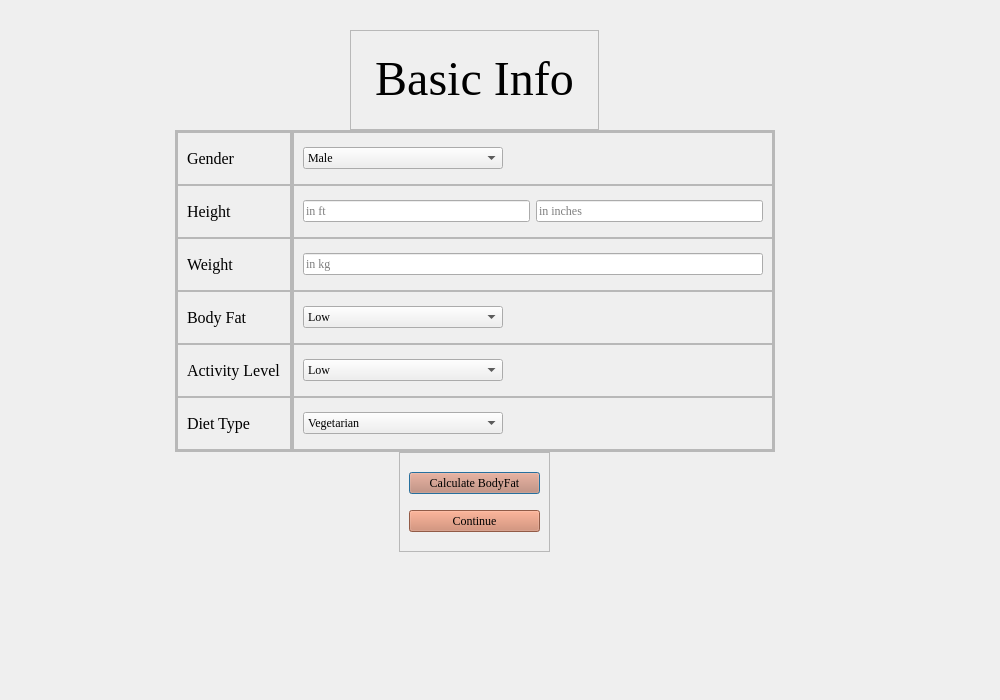
<?xml version="1.0" encoding="UTF-8"?>
<ui version="4.0">
 <class>basicinfo</class>
 <widget class="QDialog" name="basicinfo">
  <property name="geometry">
   <rect>
    <x>0</x>
    <y>0</y>
    <width>1000</width>
    <height>700</height>
   </rect>
  </property>
  <property name="windowTitle">
   <string>Dialog</string>
  </property>
  <property name="styleSheet">
   <string notr="true">QMainWindow {background: #e0d3b6;}

QPushButton {background: #cc7f63;}

QCommandLinkButton  {background:#e0d3b6;}

QLabel {font:  #c9563c;}

QTextEdit {font: #161514;}</string>
  </property>
  <widget class="QFrame" name="frame_17">
   <property name="geometry">
    <rect>
     <x>399</x>
     <y>452</y>
     <width>151</width>
     <height>100</height>
    </rect>
   </property>
   <property name="maximumSize">
    <size>
     <width>16777215</width>
     <height>100</height>
    </size>
   </property>
   <property name="frameShape">
    <enum>QFrame::StyledPanel</enum>
   </property>
   <property name="frameShadow">
    <enum>QFrame::Raised</enum>
   </property>
   <layout class="QVBoxLayout" name="verticalLayout_4">
    <item>
     <widget class="QPushButton" name="pushButton">
      <property name="maximumSize">
       <size>
        <width>150</width>
        <height>16777215</height>
       </size>
      </property>
      <property name="font">
       <font>
        <family>Times New Roman</family>
       </font>
      </property>
      <property name="text">
       <string>Calculate BodyFat</string>
      </property>
     </widget>
    </item>
    <item>
     <widget class="QPushButton" name="pushButton_3">
      <property name="maximumSize">
       <size>
        <width>150</width>
        <height>16777215</height>
       </size>
      </property>
      <property name="font">
       <font>
        <family>Times New Roman</family>
       </font>
      </property>
      <property name="text">
       <string>Continue</string>
      </property>
     </widget>
    </item>
   </layout>
  </widget>
  <widget class="QFrame" name="frame">
   <property name="geometry">
    <rect>
     <x>175</x>
     <y>130</y>
     <width>600</width>
     <height>322</height>
    </rect>
   </property>
   <property name="minimumSize">
    <size>
     <width>600</width>
     <height>0</height>
    </size>
   </property>
   <property name="maximumSize">
    <size>
     <width>500</width>
     <height>16777215</height>
    </size>
   </property>
   <property name="frameShape">
    <enum>QFrame::StyledPanel</enum>
   </property>
   <property name="frameShadow">
    <enum>QFrame::Raised</enum>
   </property>
   <layout class="QHBoxLayout" name="horizontalLayout">
    <property name="spacing">
     <number>0</number>
    </property>
    <property name="leftMargin">
     <number>0</number>
    </property>
    <property name="topMargin">
     <number>0</number>
    </property>
    <property name="rightMargin">
     <number>0</number>
    </property>
    <property name="bottomMargin">
     <number>0</number>
    </property>
    <item>
     <widget class="QFrame" name="frame_3">
      <property name="frameShape">
       <enum>QFrame::StyledPanel</enum>
      </property>
      <property name="frameShadow">
       <enum>QFrame::Raised</enum>
      </property>
      <layout class="QVBoxLayout" name="verticalLayout_2">
       <property name="spacing">
        <number>0</number>
       </property>
       <property name="leftMargin">
        <number>0</number>
       </property>
       <property name="topMargin">
        <number>0</number>
       </property>
       <property name="rightMargin">
        <number>0</number>
       </property>
       <property name="bottomMargin">
        <number>0</number>
       </property>
       <item>
        <widget class="QFrame" name="frame_8">
         <property name="frameShape">
          <enum>QFrame::StyledPanel</enum>
         </property>
         <property name="frameShadow">
          <enum>QFrame::Raised</enum>
         </property>
         <layout class="QHBoxLayout" name="horizontalLayout_8">
          <item>
           <widget class="QLabel" name="label_2">
            <property name="font">
             <font>
              <family>Times New Roman</family>
              <pointsize>12</pointsize>
              <italic>false</italic>
              <bold>false</bold>
             </font>
            </property>
            <property name="text">
             <string>Gender</string>
            </property>
           </widget>
          </item>
         </layout>
        </widget>
       </item>
       <item>
        <widget class="QFrame" name="frame_11">
         <property name="frameShape">
          <enum>QFrame::StyledPanel</enum>
         </property>
         <property name="frameShadow">
          <enum>QFrame::Raised</enum>
         </property>
         <layout class="QHBoxLayout" name="horizontalLayout_7">
          <item>
           <widget class="QLabel" name="label_3">
            <property name="font">
             <font>
              <family>Times New Roman</family>
              <pointsize>12</pointsize>
              <italic>false</italic>
              <bold>false</bold>
             </font>
            </property>
            <property name="text">
             <string>Height</string>
            </property>
           </widget>
          </item>
         </layout>
        </widget>
       </item>
       <item>
        <widget class="QFrame" name="frame_7">
         <property name="frameShape">
          <enum>QFrame::StyledPanel</enum>
         </property>
         <property name="frameShadow">
          <enum>QFrame::Raised</enum>
         </property>
         <layout class="QHBoxLayout" name="horizontalLayout_6">
          <item>
           <widget class="QLabel" name="label_4">
            <property name="font">
             <font>
              <family>Times New Roman</family>
              <pointsize>12</pointsize>
              <italic>false</italic>
              <bold>false</bold>
             </font>
            </property>
            <property name="text">
             <string>Weight</string>
            </property>
           </widget>
          </item>
         </layout>
        </widget>
       </item>
       <item>
        <widget class="QFrame" name="frame_9">
         <property name="frameShape">
          <enum>QFrame::StyledPanel</enum>
         </property>
         <property name="frameShadow">
          <enum>QFrame::Raised</enum>
         </property>
         <layout class="QHBoxLayout" name="horizontalLayout_5">
          <item>
           <widget class="QLabel" name="label_5">
            <property name="font">
             <font>
              <family>Times New Roman</family>
              <pointsize>12</pointsize>
              <italic>false</italic>
              <bold>false</bold>
             </font>
            </property>
            <property name="text">
             <string>Body Fat</string>
            </property>
           </widget>
          </item>
         </layout>
        </widget>
       </item>
       <item>
        <widget class="QFrame" name="frame_10">
         <property name="frameShape">
          <enum>QFrame::StyledPanel</enum>
         </property>
         <property name="frameShadow">
          <enum>QFrame::Raised</enum>
         </property>
         <layout class="QHBoxLayout" name="horizontalLayout_4">
          <item>
           <widget class="QLabel" name="label_6">
            <property name="font">
             <font>
              <family>Times New Roman</family>
              <pointsize>12</pointsize>
              <italic>false</italic>
              <bold>false</bold>
             </font>
            </property>
            <property name="text">
             <string>Activity Level</string>
            </property>
           </widget>
          </item>
         </layout>
        </widget>
       </item>
       <item>
        <widget class="QFrame" name="frame_5">
         <property name="frameShape">
          <enum>QFrame::StyledPanel</enum>
         </property>
         <property name="frameShadow">
          <enum>QFrame::Raised</enum>
         </property>
         <layout class="QHBoxLayout" name="horizontalLayout_3">
          <item>
           <widget class="QLabel" name="label_7">
            <property name="font">
             <font>
              <family>Times New Roman</family>
              <pointsize>12</pointsize>
              <italic>false</italic>
              <bold>false</bold>
             </font>
            </property>
            <property name="text">
             <string>Diet Type</string>
            </property>
           </widget>
          </item>
         </layout>
        </widget>
       </item>
      </layout>
     </widget>
    </item>
    <item>
     <widget class="QFrame" name="frame_4">
      <property name="minimumSize">
       <size>
        <width>450</width>
        <height>0</height>
       </size>
      </property>
      <property name="frameShape">
       <enum>QFrame::StyledPanel</enum>
      </property>
      <property name="frameShadow">
       <enum>QFrame::Raised</enum>
      </property>
      <layout class="QVBoxLayout" name="verticalLayout_3">
       <property name="spacing">
        <number>0</number>
       </property>
       <property name="leftMargin">
        <number>0</number>
       </property>
       <property name="topMargin">
        <number>0</number>
       </property>
       <property name="rightMargin">
        <number>0</number>
       </property>
       <property name="bottomMargin">
        <number>0</number>
       </property>
       <item>
        <widget class="QFrame" name="frame_12">
         <property name="frameShape">
          <enum>QFrame::StyledPanel</enum>
         </property>
         <property name="frameShadow">
          <enum>QFrame::Raised</enum>
         </property>
         <layout class="QHBoxLayout" name="horizontalLayout_9">
          <item alignment="Qt::AlignLeft">
           <widget class="QComboBox" name="comboBox">
            <property name="minimumSize">
             <size>
              <width>200</width>
              <height>0</height>
             </size>
            </property>
            <property name="font">
             <font>
              <family>Times New Roman</family>
             </font>
            </property>
            <property name="styleSheet">
             <string notr="true">QComboBox{background:#ffffff};</string>
            </property>
            <item>
             <property name="text">
              <string>Male</string>
             </property>
            </item>
            <item>
             <property name="text">
              <string>Female</string>
             </property>
            </item>
            <item>
             <property name="text">
              <string>Others</string>
             </property>
            </item>
           </widget>
          </item>
         </layout>
        </widget>
       </item>
       <item>
        <widget class="QFrame" name="frame_16">
         <property name="frameShape">
          <enum>QFrame::StyledPanel</enum>
         </property>
         <property name="frameShadow">
          <enum>QFrame::Raised</enum>
         </property>
         <layout class="QHBoxLayout" name="horizontalLayout_10">
          <item>
           <widget class="QLineEdit" name="lineEdit">
            <property name="font">
             <font>
              <family>Times New Roman</family>
             </font>
            </property>
            <property name="placeholderText">
             <string>in ft</string>
            </property>
           </widget>
          </item>
          <item>
           <widget class="QLineEdit" name="lineEdit_2">
            <property name="font">
             <font>
              <family>Times New Roman</family>
             </font>
            </property>
            <property name="placeholderText">
             <string>in inches</string>
            </property>
           </widget>
          </item>
         </layout>
        </widget>
       </item>
       <item>
        <widget class="QFrame" name="frame_13">
         <property name="frameShape">
          <enum>QFrame::StyledPanel</enum>
         </property>
         <property name="frameShadow">
          <enum>QFrame::Raised</enum>
         </property>
         <layout class="QHBoxLayout" name="horizontalLayout_11">
          <item>
           <widget class="QLineEdit" name="lineEdit_3">
            <property name="font">
             <font>
              <family>Times New Roman</family>
             </font>
            </property>
            <property name="placeholderText">
             <string>in kg</string>
            </property>
           </widget>
          </item>
         </layout>
        </widget>
       </item>
       <item>
        <widget class="QFrame" name="frame_14">
         <property name="frameShape">
          <enum>QFrame::StyledPanel</enum>
         </property>
         <property name="frameShadow">
          <enum>QFrame::Raised</enum>
         </property>
         <layout class="QHBoxLayout" name="horizontalLayout_12">
          <item alignment="Qt::AlignLeft">
           <widget class="QComboBox" name="comboBox_2">
            <property name="minimumSize">
             <size>
              <width>200</width>
              <height>0</height>
             </size>
            </property>
            <property name="font">
             <font>
              <family>Times New Roman</family>
             </font>
            </property>
            <property name="styleSheet">
             <string notr="true">QComboBox{background:#ffffff};</string>
            </property>
            <item>
             <property name="text">
              <string>Low</string>
             </property>
            </item>
            <item>
             <property name="text">
              <string>Medium</string>
             </property>
            </item>
            <item>
             <property name="text">
              <string>High</string>
             </property>
            </item>
           </widget>
          </item>
         </layout>
        </widget>
       </item>
       <item>
        <widget class="QFrame" name="frame_15">
         <property name="frameShape">
          <enum>QFrame::StyledPanel</enum>
         </property>
         <property name="frameShadow">
          <enum>QFrame::Raised</enum>
         </property>
         <layout class="QHBoxLayout" name="horizontalLayout_13">
          <item alignment="Qt::AlignLeft">
           <widget class="QComboBox" name="comboBox_3">
            <property name="minimumSize">
             <size>
              <width>200</width>
              <height>0</height>
             </size>
            </property>
            <property name="font">
             <font>
              <family>Times New Roman</family>
             </font>
            </property>
            <property name="styleSheet">
             <string notr="true">QComboBox{background:#ffffff};</string>
            </property>
            <item>
             <property name="text">
              <string>Low</string>
             </property>
            </item>
            <item>
             <property name="text">
              <string>Medium</string>
             </property>
            </item>
            <item>
             <property name="text">
              <string>High</string>
             </property>
            </item>
           </widget>
          </item>
         </layout>
        </widget>
       </item>
       <item>
        <widget class="QFrame" name="frame_6">
         <property name="font">
          <font>
           <family>Times New Roman</family>
          </font>
         </property>
         <property name="frameShape">
          <enum>QFrame::StyledPanel</enum>
         </property>
         <property name="frameShadow">
          <enum>QFrame::Raised</enum>
         </property>
         <layout class="QHBoxLayout" name="horizontalLayout_14">
          <item alignment="Qt::AlignLeft">
           <widget class="QComboBox" name="comboBox_4">
            <property name="minimumSize">
             <size>
              <width>200</width>
              <height>0</height>
             </size>
            </property>
            <property name="font">
             <font>
              <family>Times New Roman</family>
             </font>
            </property>
            <property name="styleSheet">
             <string notr="true">QComboBox{background:#ffffff};</string>
            </property>
            <item>
             <property name="text">
              <string>Vegetarian</string>
             </property>
            </item>
            <item>
             <property name="text">
              <string>Non-Vegetarian</string>
             </property>
            </item>
           </widget>
          </item>
         </layout>
        </widget>
       </item>
      </layout>
     </widget>
    </item>
   </layout>
  </widget>
  <widget class="QFrame" name="frame_2">
   <property name="geometry">
    <rect>
     <x>350</x>
     <y>30</y>
     <width>249</width>
     <height>100</height>
    </rect>
   </property>
   <property name="maximumSize">
    <size>
     <width>1000</width>
     <height>100</height>
    </size>
   </property>
   <property name="frameShape">
    <enum>QFrame::StyledPanel</enum>
   </property>
   <property name="frameShadow">
    <enum>QFrame::Raised</enum>
   </property>
   <layout class="QHBoxLayout" name="horizontalLayout_2">
    <property name="spacing">
     <number>0</number>
    </property>
    <property name="leftMargin">
     <number>0</number>
    </property>
    <property name="topMargin">
     <number>0</number>
    </property>
    <property name="rightMargin">
     <number>0</number>
    </property>
    <property name="bottomMargin">
     <number>0</number>
    </property>
    <item>
     <widget class="QLabel" name="label">
      <property name="font">
       <font>
        <family>Times New Roman</family>
        <pointsize>36</pointsize>
        <italic>false</italic>
        <bold>false</bold>
       </font>
      </property>
      <property name="text">
       <string>&lt;html&gt;&lt;head/&gt;&lt;body&gt;&lt;p align=&quot;center&quot;&gt;Basic Info&lt;/p&gt;&lt;/body&gt;&lt;/html&gt;</string>
      </property>
     </widget>
    </item>
   </layout>
  </widget>
 </widget>
 <resources/>
 <connections/>
</ui>
